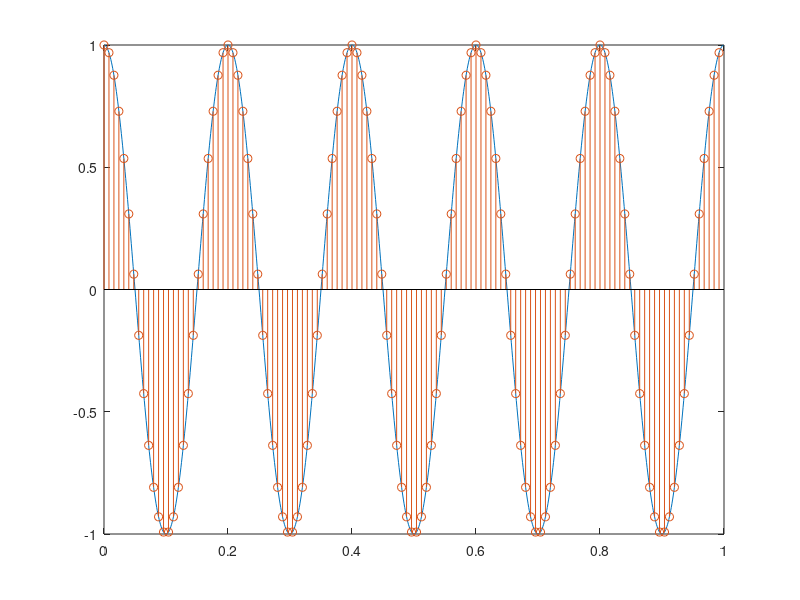

Recreate this plot in MATLAB.
%Create continuous - time vector
fs = 1000;
Ts = 1/fs; %Ts = 0.001;
t = 0: Ts: 1 - 1/fs;
%t = t (1:100);

%Create a sinusoidal signal
f = 5;
xt = cos (2 * pi * f * t);
plot (t, xt);
title ('Sinusoidal signal');
xlabel ('time');
ylabel ('amplitude');

%Sampling continuous time sinusoidal signal
T_Sampled = 0.008;
f_Sampled = 1/ T_Sampled;
t_Sampled = 0: T_Sampled: 1 - 1/fs;
x_Sampled = cos (2 * pi * f * t_Sampled);
subplot(1,1,1);
plot (t, xt);
hold on;
stem (t_Sampled, x_Sampled);

%Discrete Fourier Transform
f_DFT = [-fs/2: fs/length(xt): fs/2 - fs/length(xt)];
fband_xt = fft (xt);
yt = fftshift (fband_xt);
fnew = log10 (abs (yt));
%plot (f_DFT, fnew);

%Discrete Time Fourier Transform
%freqz (xt);




